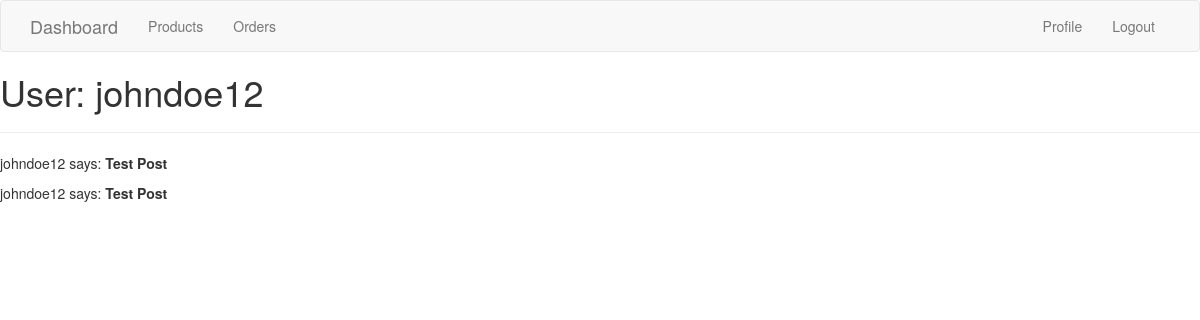
Screenshot of /user/johndoe12 (signed in) with the database file from the repository.
### app/models.py (models this page shows, shortened)
class User(UserMixin, db.Model):
    __tablename__ = "user"
    id = db.Column(db.Integer, primary_key=True)
    username = db.Column(db.String(64), index=True, unique=True)
    email = db.Column(db.String(120), index=True, unique=True)
    password_hash = db.Column(db.String(128))
    posts = db.relationship('Post', backref='author', lazy='dynamic')
    @property
    def password(self):
        raise AttributeError('Password is not readable')

### app/routes.py (the view)
@app.route('/user/<username>')
@login_required
def user(username):
    user = User.query.filter_by(username=username).first_or_404()
    posts = [
        {'author': user, 'body': 'Test Post'},
        {'author': user, 'body': 'Test Post'},
    ]
    return render_template('user.html', user=user, posts=posts)

### app/models.py (called while the page is built)
@login.user_loader
def load_user(id):
    return User.query.get(int(id))

### app/templates/user.html
{% extends "base.html" %}
{% block content %}
    <h1>User: {{ user.username }}</h1>
    <hr>
    {% for post in posts %}
    <p>
    {{ post.author.username }} says: <b>{{ post.body }}</b>
    </p>
    {% endfor %}
{% endblock %}

### rows the page displays
User: username "johndoe12", author.username "johndoe12" "johndoe12"

### other values shown
{{ post.body }} "Test Post" "Test Post"
